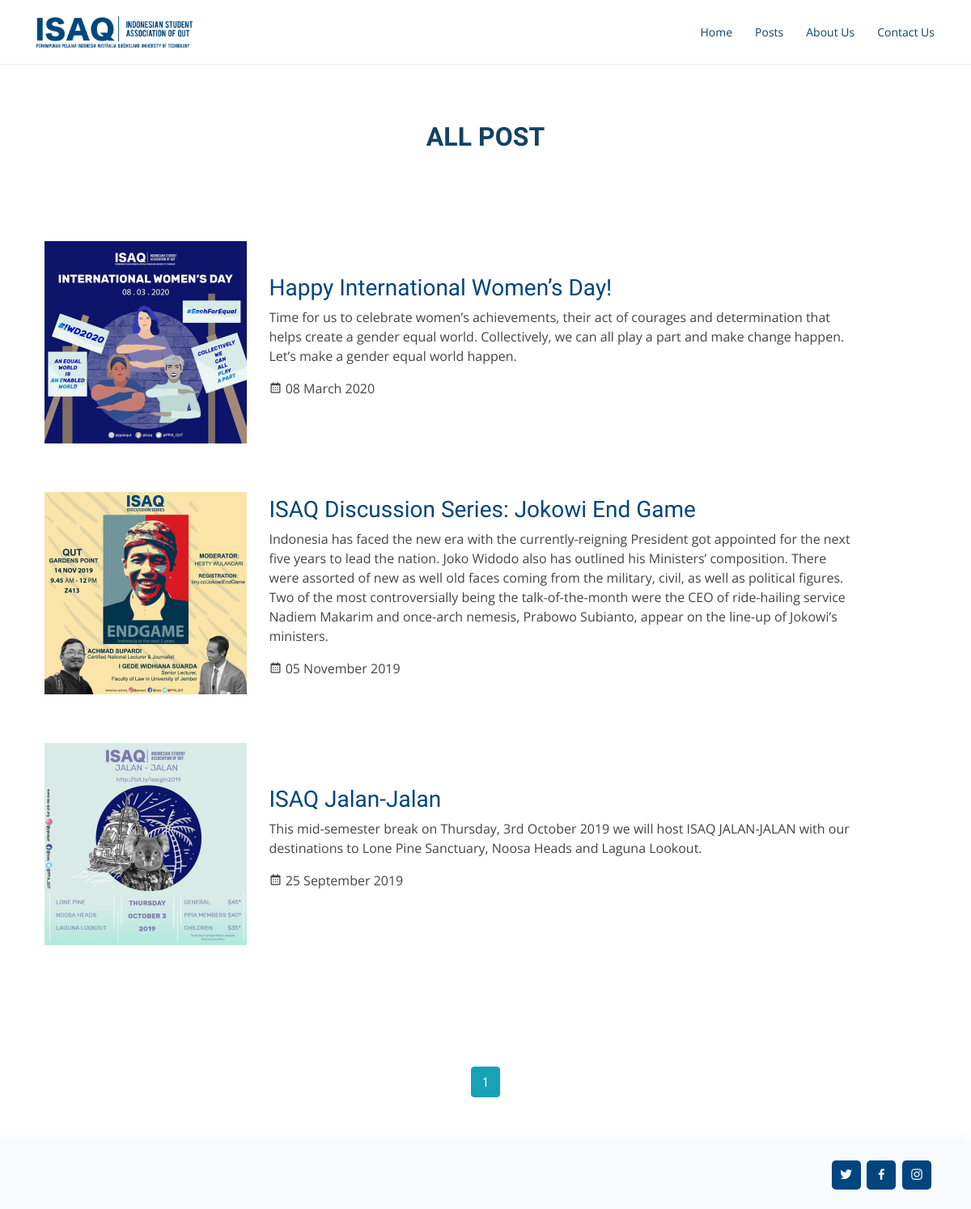
The page /posts on the database its author committed.
### ISAQ/models.py (models this page shows)
class Post(db.Model):
    id = db.Column(db.Integer, primary_key=True)
    title = db.Column(db.String(100), nullable=False)
    date = db.Column(db.DateTime, nullable=False, default=datetime.utcnow)
    description = db.Column(db.Text, nullable=False)
    registration_link = db.Column(db.String(100), default=None)
    picture_file = db.Column(db.String(20), nullable=False, default='default.png')
    user_id = db.Column(db.Integer, db.ForeignKey('user.id'), nullable=False)

### ISAQ/main/routes.py (the view)
@main_b.route('/posts')
def posts():
    page = request.args.get('page', 1, type=int)
    posts = Post.query.order_by(Post.date.desc()).paginate(page=page, per_page=5)
    return render_template('main/posts.html', posts=posts)

### ISAQ/templates/main/posts.html
{% extends 'main/layout.html' %}
{% block content %}
  <div class="section-title" style="margin-top: 150px;">
    <h2>All Post</h2>
  </div>
  {% if posts %}
    <div id="post-list">
      {% for post in posts.items %}
        <div class="row mt post-box" style="margin-top: 60px;">
          <div class="col-lg-3 col-md-3 col-xs-12 desc" style="padding-left: 20px; padding-right: 20px; text-align: center;">
            <a class="b-link-fade b-animate-go"><img src="{{ url_for('static', filename='img/' + post.picture_file) }}"/>
            </a>
          </div>
          <div class="col-lg-8 col-md-8 col-xs-12 desc">
            <h3> <a href="{{ url_for('main_b.post', post_id=post.id) }}"> {{ post.title }} </a> </h3>
            <p> {{ post.description }} </p>
            <hr-d>
            <p class="time"><i class="bx bx-calendar"></i> {{ post.date.strftime('%d %B %Y') }} </p>
          </div>
        </div>
      {% endfor %}
      <div class="section-title" style="margin-top: 150px;">
        {% for page_num in posts.iter_pages(left_edge=1, right_edge=1, left_current=1, right_current=2) %}
        {% if page_num %}
          {% if posts.page == page_num %}
            <a class="btn btn-info mb-4" href="{{ url_for('main_b.posts', page=page_num) }}">{{ page_num }}</a>
          {% else %}
            <a class="btn btn-outline-info mb-4" href="{{ url_for('main_b.posts', page=page_num) }}">{{ page_num }}</a>
          {% endif %}
        {% else %}
          ...
        {% endif %}
        {% endfor %}
      </div>
    </div>
  {% else %}
    <div class="section-title" style="margin-top: 150px;">
      <h3>No posts yet</h3>
    </div>
  {% endif %}
{% endblock %}

### ISAQ/templates/main/layout.html (shortened to what this page needs)
<!DOCTYPE html>
<html lang="en">
<head>
  <link href="{{ url_for('static', filename='vendor/bootstrap/css/bootstrap.min.css') }}" rel="stylesheet">
  <link href="{{ url_for('static', filename='vendor/icofont/icofont.min.css') }}" rel="stylesheet">
  <link href="{{ url_for('static', filename='vendor/boxicons/css/boxicons.min.css') }}" rel="stylesheet">
  <link href="{{ url_for('static', filename='vendor/remixicon/remixicon.css') }}" rel="stylesheet">
  <link href="{{ url_for('static', filename='vendor/venobox/venobox.css') }}" rel="stylesheet">
  <link href="{{ url_for('static', filename='vendor/aos/aos.css') }}" rel="stylesheet">
  <link href="{{ url_for('static', filename='css/style.css') }}" rel="stylesheet">
</head>
<body>
    <header id="header" class="fixed-top">
        <div class="container d-flex align-items-center">
            <a href="{{ url_for('main_b.home') }}" class="logo mr-auto"><img src="{{ url_for('static', filename='img/Logo.png') }}" class="img-fluid"></a>
            <nav class="nav-menu d-none d-lg-block">
                    <ul>
                        <li><a href="{{ url_for('main_b.home') }}">Home</a></li>
                        {% if home %}
                            <li><a href="#latest-post">Posts</a></li>
                            <li><a href="#about">About Us</a></li>
                            <li><a href="#contact">Contact Us</a></li>
                        {% else %}
                            <li><a href="{{ url_for('main_b.posts') }}">Posts</a></li>
                            <li><a href="{{ url_for('main_b.home') }}#about">About Us</a></li>
                            <li><a href="{{ url_for('main_b.home') }}#contact">Contact Us</a></li>
                        {% endif %}
                    </ul>
            </nav>
        </div>
    </header>
    {% block content %}
    {% endblock %}
    <footer id="footer">
        <div class="container d-md-flex py-4">
        <div class="social-links text-center text-md-right pt-3 pt-md-0">
            <a href="https://twitter.com/ppia_qut" class="twitter"><i class="bx bxl-twitter"></i></a>
            <a href="https://fb.com/ppiaisaq" class="facebook"><i class="bx bxl-facebook"></i></a>
            <a href="https://instagram.com/ppiaqut" class="instagram"><i class="bx bxl-instagram"></i></a>
        </div>
        </div>
    </footer>
</body>
</html>

### ISAQ/static/css/style.css (style rules this page uses)
body { font-family: "Open Sans", sans-serif; color: #444444; }
a { color: #00457d; }
h1, h2, h3, h4, h5, h6 { font-family: "Raleway", sans-serif; }
.post-box { padding-left: 50px; padding-right: 50px; margin-top: 30px; margin-bottom: 30px; align-items: center; }
.post-box p { max-height: 175px; overflow: hidden; }
.post-box img { max-height: 250px; }
.post-box a { text-align: center; }
#header { transition: all 0.5s; background: #fff; z-index: 997; padding: 15px 0; border-bottom: 1px solid #e6f2fb; }
#header .logo { font-size: 28px; margin: 0; padding: 0; line-height: 1; font-weight: 300; letter-spacing: 0.5px; font-family: "Poppins", sans-serif; }
#header .logo img { max-height: 40px; }
.nav-menu ul { margin: 0; padding: 0; list-style: none; }
.nav-menu > ul { display: flex; }
.nav-menu > ul > li { position: relative; white-space: nowrap; padding: 14px 0 14px 28px; }
.nav-menu a { display: block; position: relative; color: #124265; transition: 0.3s; font-size: 14px; font-family: "Open Sans", sans-serif; }
.mobile-nav { position: fixed; top: 55px; right: 15px; bottom: 15px; left: 15px; z-index: 9999; overflow-y: auto; background: #fff; transition: ease-in-out 0.2s; opacity: 0; visibility: hidden; border-radius: 10px; padding: 10px 0; }
.mobile-nav * { margin: 0; padding: 0; list-style: none; }
.mobile-nav a { display: block; position: relative; color: #124265; padding: 10px 20px; font-weight: 500; outline: none; }
.section-title { text-align: center; padding-bottom: 30px; }
.section-title h2 { font-size: 32px; font-weight: bold; text-transform: uppercase; margin-bottom: 20px; padding-bottom: 0; color: #124265; }
#footer { color: #444444; font-size: 14px; background: #f8fbfe; box-shadow: 0px 2px 15px rgba(18, 66, 101, 0.08); }
#footer .social-links a { font-size: 18px; display: inline-block; background: #00457d; color: #fff; line-height: 1; padding: 8px 0; margin-right: 4px; border-radius: 5px; text-align: center; width: 36px; height: 36px; transition: 0.3s; }

### rows shown on the page
Post: picture_file (picture), title "Happy International Women’s Day!", description "Time for us to celebrate women’s achievements, their act of courages and determination that helps create a gender equal world. Collectively, we can all play a part and make change happen. Let’s make a gender equal world happen.", date "08 March 2020"
Post: picture_file (picture), title "ISAQ Discussion Series: Jokowi End Game", description "Indonesia has faced the new era with the currently-reigning President got appointed for the next five years to lead the nation. Joko Widodo also has outlined his Ministers’ composition. There were assorted of new as well old faces coming from the military, civil, as well as political figures. Two of the most controversially being the talk-of-the-month were the CEO of ride-hailing service Nadiem Makarim and once-arch nemesis, Prabowo Subianto, appear on the line-up of Jokowi’s ministers.", date "05 November 2019"
Post: picture_file (picture), title "ISAQ Jalan-Jalan", description "This mid-semester break on Thursday, 3rd October 2019 we will host ISAQ JALAN-JALAN with our destinations to Lone Pine Sanctuary, Noosa Heads and Laguna Lookout.", date "25 September 2019"

### other values the page prints
{{ page_num }} "1"
